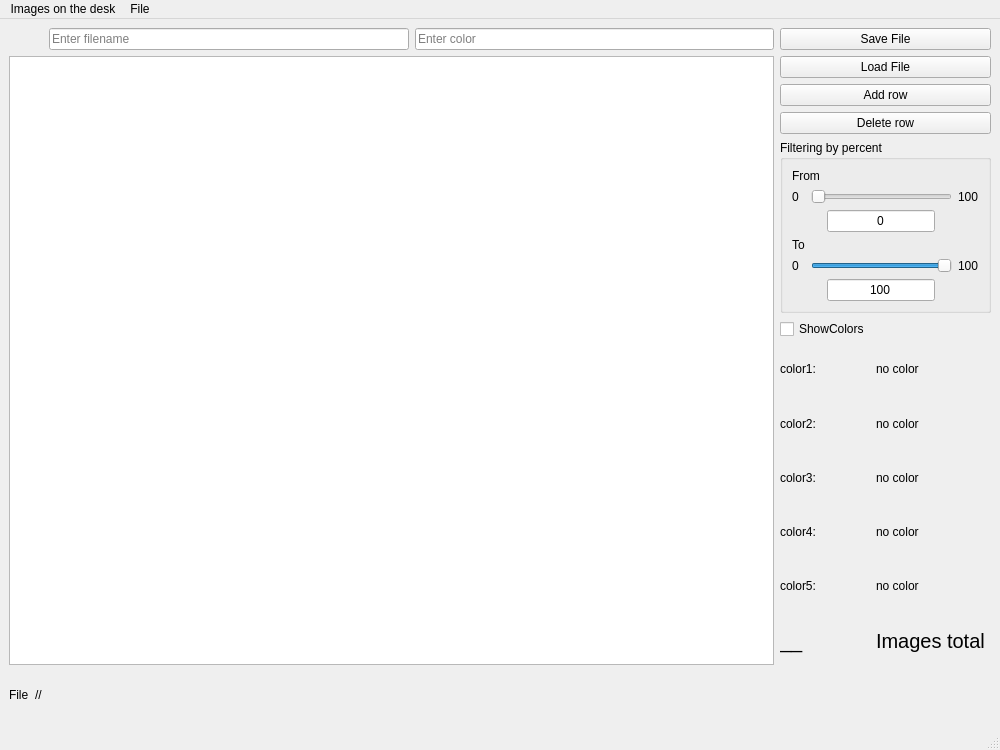
<?xml version="1.0" encoding="UTF-8"?>
<ui version="4.0">
 <class>MainWindow</class>
 <widget class="QMainWindow" name="MainWindow">
  <property name="geometry">
   <rect>
    <x>0</x>
    <y>0</y>
    <width>1000</width>
    <height>750</height>
   </rect>
  </property>
  <property name="minimumSize">
   <size>
    <width>905</width>
    <height>748</height>
   </size>
  </property>
  <property name="windowTitle">
   <string>Images on the desk</string>
  </property>
  <widget class="QWidget" name="centralwidget">
   <layout class="QGridLayout" name="gridLayout">
    <item row="12" column="4">
     <widget class="QLabel" name="label_5">
      <property name="text">
       <string>color3:</string>
      </property>
     </widget>
    </item>
    <item row="6" column="4" colspan="3">
     <widget class="QPushButton" name="addRowButton">
      <property name="text">
       <string>Add row</string>
      </property>
     </widget>
    </item>
    <item row="10" column="4">
     <widget class="QLabel" name="label_3">
      <property name="text">
       <string>color1:</string>
      </property>
     </widget>
    </item>
    <item row="13" column="5">
     <widget class="QLabel" name="color4">
      <property name="text">
       <string>no color</string>
      </property>
     </widget>
    </item>
    <item row="11" column="4">
     <widget class="QLabel" name="label_4">
      <property name="text">
       <string>color2:</string>
      </property>
     </widget>
    </item>
    <item row="10" column="5">
     <widget class="QLabel" name="color1">
      <property name="text">
       <string>no color</string>
      </property>
     </widget>
    </item>
    <item row="16" column="0" alignment="Qt::AlignRight">
     <widget class="QLabel" name="FilePath">
      <property name="text">
       <string>File</string>
      </property>
     </widget>
    </item>
    <item row="7" column="4" colspan="3">
     <widget class="QPushButton" name="deliteRowButton">
      <property name="text">
       <string>Delete row</string>
      </property>
     </widget>
    </item>
    <item row="15" column="5">
     <widget class="QLabel" name="imagse_total">
      <property name="font">
       <font>
        <pointsize>15</pointsize>
       </font>
      </property>
      <property name="text">
       <string>Images total</string>
      </property>
     </widget>
    </item>
    <item row="1" column="4" colspan="3">
     <widget class="QPushButton" name="saveButton">
      <property name="text">
       <string>Save File</string>
      </property>
     </widget>
    </item>
    <item row="15" column="4">
     <widget class="QLabel" name="imagesTotal">
      <property name="font">
       <font>
        <pointsize>15</pointsize>
       </font>
      </property>
      <property name="text">
       <string>__</string>
      </property>
     </widget>
    </item>
    <item row="16" column="1">
     <widget class="QLabel" name="pathLable">
      <property name="maximumSize">
       <size>
        <width>16777</width>
        <height>16777215</height>
       </size>
      </property>
      <property name="acceptDrops">
       <bool>false</bool>
      </property>
      <property name="text">
       <string>//</string>
      </property>
     </widget>
    </item>
    <item row="1" column="3">
     <widget class="QLineEdit" name="lineEdit">
      <property name="placeholderText">
       <string>Enter color</string>
      </property>
      <property name="clearButtonEnabled">
       <bool>true</bool>
      </property>
     </widget>
    </item>
    <item row="14" column="4">
     <widget class="QLabel" name="label_7">
      <property name="text">
       <string>color5:</string>
      </property>
     </widget>
    </item>
    <item row="11" column="5">
     <widget class="QLabel" name="color2">
      <property name="text">
       <string>no color</string>
      </property>
     </widget>
    </item>
    <item row="1" column="2">
     <widget class="QLineEdit" name="nameFilterlineEdit">
      <property name="placeholderText">
       <string>Enter filename</string>
      </property>
      <property name="clearButtonEnabled">
       <bool>true</bool>
      </property>
     </widget>
    </item>
    <item row="13" column="4">
     <widget class="QLabel" name="label_6">
      <property name="text">
       <string>color4:</string>
      </property>
     </widget>
    </item>
    <item row="5" column="4" colspan="3">
     <widget class="QPushButton" name="loadButto">
      <property name="text">
       <string>Load File</string>
      </property>
     </widget>
    </item>
    <item row="14" column="5">
     <widget class="QLabel" name="color5">
      <property name="text">
       <string>no color</string>
      </property>
     </widget>
    </item>
    <item row="5" column="0" rowspan="11" colspan="4">
     <widget class="QTableView" name="tableDetailsView"/>
    </item>
    <item row="12" column="5">
     <widget class="QLabel" name="color3">
      <property name="text">
       <string>no color</string>
      </property>
     </widget>
    </item>
    <item row="8" column="4" colspan="3">
     <widget class="QGroupBox" name="fareGroupBox">
      <property name="title">
       <string>Filtering by percent</string>
      </property>
      <layout class="QGridLayout" name="gridLayout_2">
       <item row="1" column="0">
        <widget class="QLabel" name="label">
         <property name="text">
          <string>0</string>
         </property>
        </widget>
       </item>
       <item row="3" column="0">
        <widget class="QLabel" name="fareToLabel">
         <property name="text">
          <string>To</string>
         </property>
        </widget>
       </item>
       <item row="4" column="0">
        <widget class="QLabel" name="label_2">
         <property name="text">
          <string>0</string>
         </property>
        </widget>
       </item>
       <item row="2" column="1" alignment="Qt::AlignHCenter|Qt::AlignVCenter">
        <widget class="QLineEdit" name="linePersFrom">
         <property name="text">
          <string>0</string>
         </property>
         <property name="alignment">
          <set>Qt::AlignCenter</set>
         </property>
        </widget>
       </item>
       <item row="5" column="1" alignment="Qt::AlignHCenter|Qt::AlignBottom">
        <widget class="QLineEdit" name="linePersTo">
         <property name="text">
          <string>100</string>
         </property>
         <property name="alignment">
          <set>Qt::AlignCenter</set>
         </property>
        </widget>
       </item>
       <item row="1" column="2">
        <widget class="QLabel" name="label_8">
         <property name="text">
          <string>100</string>
         </property>
        </widget>
       </item>
       <item row="4" column="1">
        <widget class="QSlider" name="SliderPersTo">
         <property name="maximum">
          <number>100</number>
         </property>
         <property name="sliderPosition">
          <number>100</number>
         </property>
         <property name="orientation">
          <enum>Qt::Horizontal</enum>
         </property>
        </widget>
       </item>
       <item row="0" column="0" colspan="2">
        <widget class="QLabel" name="fareFromLabel">
         <property name="text">
          <string>From</string>
         </property>
        </widget>
       </item>
       <item row="4" column="2">
        <widget class="QLabel" name="label_9">
         <property name="text">
          <string>100</string>
         </property>
        </widget>
       </item>
       <item row="1" column="1">
        <widget class="QSlider" name="SliderPersFrom">
         <property name="maximum">
          <number>100</number>
         </property>
         <property name="orientation">
          <enum>Qt::Horizontal</enum>
         </property>
        </widget>
       </item>
      </layout>
     </widget>
    </item>
    <item row="9" column="4">
     <widget class="QCheckBox" name="checkBoxColorCells">
      <property name="text">
       <string>ShowColors</string>
      </property>
      <property name="checked">
       <bool>false</bool>
      </property>
      <property name="tristate">
       <bool>false</bool>
      </property>
     </widget>
    </item>
   </layout>
  </widget>
  <widget class="QMenuBar" name="menubar">
   <property name="geometry">
    <rect>
     <x>0</x>
     <y>0</y>
     <width>1000</width>
     <height>21</height>
    </rect>
   </property>
   <widget class="QMenu" name="menuFile">
    <property name="title">
     <string>File</string>
    </property>
    <addaction name="actionLoad"/>
    <addaction name="actionSave"/>
   </widget>
   <widget class="QMenu" name="menuAbout">
    <property name="title">
     <string>Images on the desk</string>
    </property>
    <addaction name="actionAbout"/>
    <addaction name="separator"/>
    <addaction name="separator"/>
   </widget>
   <addaction name="menuAbout"/>
   <addaction name="menuFile"/>
  </widget>
  <widget class="QStatusBar" name="statusbar"/>
  <action name="actionLoad">
   <property name="text">
    <string>Load</string>
   </property>
  </action>
  <action name="actionSave">
   <property name="text">
    <string>Save</string>
   </property>
  </action>
  <action name="actionSave_as">
   <property name="text">
    <string>Save as...</string>
   </property>
  </action>
  <action name="actionAbout">
   <property name="text">
    <string>About</string>
   </property>
  </action>
 </widget>
 <resources/>
 <connections/>
</ui>
